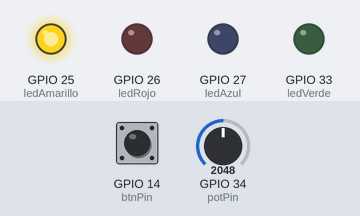
Bench run of a sketch on a simulated ESP32. On the bench: output pins drawn as LEDs (lit = HIGH). Dashed ring = blinking. The inputs (shaded band) are chosen by the test bench; at power-on: GPIO 34 (potPin) = 2048, GPIO 14 (btnPin) LOW. WiFi joins after 1.5 s; servers stay silent unless stated; what the sketch prints to the serial monitor is not drawn.

Above: at 2.7 s.
2.8 s: GPIO 34 (potPin) set to 1701
4.3 s: GPIO 34 (potPin) set to 1587
At 5.5 s:
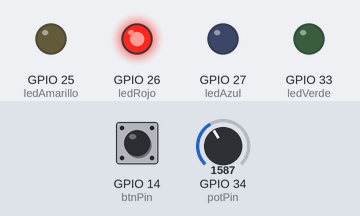
5.8 s: GPIO 34 (potPin) set to 3603
At 6.6 s:
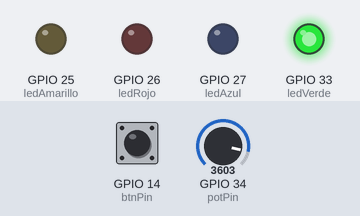
7.3 s: GPIO 14 (btnPin) pulled HIGH for 0.15 s
At 7.47 s:
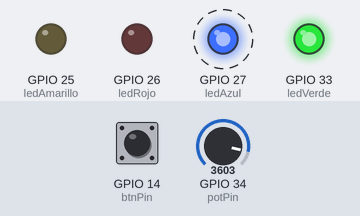
10.3 s: GPIO 34 (potPin) set to 2918
13.3 s: GPIO 34 (potPin) set to 2795
At 14.5 s:
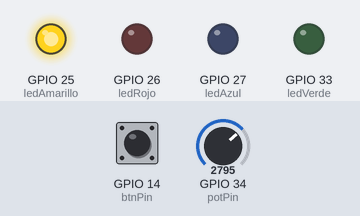
Timing chart, 0 to 15.9 s (numbered marks = the images above; inputs shaded):
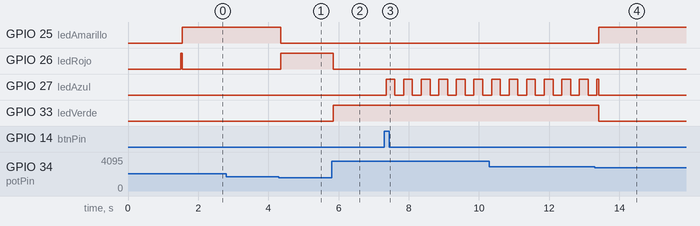

The sketch:

NodoCasa_Productor_JSON.ino
```cpp
#include <esp_now.h>
#include <WiFi.h>
#include <ArduinoJson.h>

const char* ssid = "WCueva1000";
const char* password = "Supertech";

// --- PINES HARDWARE ---
const int potPin = 34;
const int btnPin = 14;
const int ledRojo = 26;
const int ledAmarillo = 25;
const int ledVerde = 33;
const int ledAzul = 27;

// --- DIRECCIÓN BROADCAST UNIVERSAL ---
uint8_t broadcastAddress[] = {0xFF, 0xFF, 0xFF, 0xFF, 0xFF, 0xFF};

typedef struct {
    char payload[150];
} msj_q_t;

enum Estado { INSUFICIENTE, MEDIA, ALTA, OFERTANDO };
volatile Estado estadoActual = INSUFICIENTE;

QueueHandle_t colaMensajes;
SemaphoreHandle_t xMutex;

void OnDataRecv(const esp_now_recv_info *info, const uint8_t *incomingData, int len) {
    msj_q_t msjIn;
    int copyLen = (len < 149) ? len : 149;
    memcpy(msjIn.payload, incomingData, copyLen);
    msjIn.payload[copyLen] = '\0';
    xQueueSendFromISR(colaMensajes, &msjIn, NULL);
}

void TaskSensores(void *pvParameters) {
    bool estadoAnteriorBoton = LOW;
    unsigned long ultimoTiempoRebote = 0;
    unsigned long tiempoAnteriorPot = 0;
    int energiaActual = 0;

    for (;;) {
        unsigned long tiempoActual = millis();

        // 1. Leer Potenciómetro
        if (tiempoActual - tiempoAnteriorPot >= 100) {
            tiempoAnteriorPot = tiempoActual;
            energiaActual = map(analogRead(potPin), 0, 4095, 0, 100);

            if (xSemaphoreTake(xMutex, portMAX_DELAY)) {
                if (estadoActual != OFERTANDO) {
                    if (energiaActual < 40) estadoActual = INSUFICIENTE;
                    else if (energiaActual >= 40 && energiaActual < 70) estadoActual = MEDIA;
                    else if (energiaActual >= 70) estadoActual = ALTA;
                } else if (energiaActual < 70) {
                    estadoActual = MEDIA;

                    StaticJsonDocument<200> doc;
                    doc["nodo"] = "casa_01";
                    doc["energia_disponible"] = energiaActual;
                    doc["evento"] = "CANCELAR";

                    String output;
                    serializeJson(doc, output);
                    esp_now_send(broadcastAddress, (uint8_t *)output.c_str(), output.length() + 1);
                }
                xSemaphoreGive(xMutex);
            }
        }

        // 2. Leer Botón
        bool lecturaBoton = digitalRead(btnPin);
        if (lecturaBoton != estadoAnteriorBoton) {
            if (tiempoActual - ultimoTiempoRebote > 250) {
                if (lecturaBoton == HIGH) {
                    if (xSemaphoreTake(xMutex, portMAX_DELAY)) {
                        if (estadoActual == ALTA) {
                            estadoActual = OFERTANDO;

                            StaticJsonDocument<200> doc;
                            doc["nodo"] = "casa_01";
                            doc["energia_disponible"] = energiaActual;
                            doc["evento"] = "OFERTA_ACTIVA";

                            String output;
                            serializeJson(doc, output);
                            esp_now_send(broadcastAddress, (uint8_t *)output.c_str(), output.length() + 1);
                        }
                        xSemaphoreGive(xMutex);
                    }
                }
                ultimoTiempoRebote = tiempoActual;
            }
        }
        estadoAnteriorBoton = lecturaBoton;
        vTaskDelay(pdMS_TO_TICKS(10));
    }
}

void TaskLEDs(void *pvParameters) {
    unsigned long ultimoParpadeoAzul = 0;
    bool estadoAzul = LOW;

    for (;;) {
        Estado estadoLocal;
        if (xSemaphoreTake(xMutex, portMAX_DELAY)) {
            estadoLocal = estadoActual;
            xSemaphoreGive(xMutex);
        }

        digitalWrite(ledRojo, (estadoLocal == INSUFICIENTE) ? HIGH : LOW);
        digitalWrite(ledAmarillo, (estadoLocal == MEDIA) ? HIGH : LOW);
        digitalWrite(ledVerde, (estadoLocal == ALTA || estadoLocal == OFERTANDO) ? HIGH : LOW);

        if (estadoLocal == OFERTANDO) {
            if (millis() - ultimoParpadeoAzul >= 250) {
                ultimoParpadeoAzul = millis();
                estadoAzul = !estadoAzul;
                digitalWrite(ledAzul, estadoAzul);
            }
        } else {
            digitalWrite(ledAzul, LOW);
        }
        vTaskDelay(pdMS_TO_TICKS(50));
    }
}

void TaskMensajes(void *pvParameters) {
    msj_q_t msjIn;
    for (;;) {
        // Escucha el canal, pero solo reacciona si la alerta dice "COMPLETADA"
        if (xQueueReceive(colaMensajes, &msjIn, portMAX_DELAY)) {
            StaticJsonDocument<200> doc;
            DeserializationError error = deserializeJson(doc, msjIn.payload);

            if (!error) {
                const char* evento = doc["evento"];
                if (evento && strcmp(evento, "COMPLETADA") == 0) {
                    if (xSemaphoreTake(xMutex, portMAX_DELAY)) {
                        if (estadoActual == OFERTANDO) estadoActual = ALTA;
                        xSemaphoreGive(xMutex);
                    }
                }
            }
        }
    }
}

void setup() {
    pinMode(potPin, INPUT); pinMode(btnPin, INPUT);
    pinMode(ledRojo, OUTPUT); pinMode(ledAmarillo, OUTPUT);
    pinMode(ledVerde, OUTPUT); pinMode(ledAzul, OUTPUT);

WiFi.mode(WIFI_STA);
    WiFi.begin(ssid, password);

    // Pequeña espera para asegurar que el router le asigne el canal
    while (WiFi.status() != WL_CONNECTED) {
        delay(500);
        Serial.print(".");
    }
    Serial.println("\nConectado al Wi-Fi (Canal sincronizado)");

    esp_now_init();

    // Registramos la dirección de Broadcast
    esp_now_peer_info_t peerInfo = {};
    memcpy(peerInfo.peer_addr, broadcastAddress, 6);
    peerInfo.channel = 0;
    peerInfo.encrypt = false;
    esp_now_add_peer(&peerInfo);

    colaMensajes = xQueueCreate(5, sizeof(msj_q_t));
    xMutex = xSemaphoreCreateMutex();

    xTaskCreatePinnedToCore(TaskSensores, "Sensores", 3072, NULL, 1, NULL, 1);
    xTaskCreatePinnedToCore(TaskLEDs, "LEDs", 2048, NULL, 1, NULL, 1);
    xTaskCreatePinnedToCore(TaskMensajes, "Mensajes", 3072, NULL, 2, NULL, 0);
}

void loop() { vTaskDelete(NULL); }
```

Measured:
- the behaviour switches between 1638 and 1637 on GPIO 34 (potPin) (found by bisection; images 0 and 1)
- the behaviour switches between 2867 and 2866 on GPIO 34 (potPin) (found by bisection; images 3 and 4)
- after the input at 2.8 s, every drawn part: stays the same
- after the input at 4.3 s, GPIO 25 (ledAmarillo): HIGH → LOW after 0.05 s; GPIO 26 (ledRojo): LOW → HIGH after 0.05 s
- after the input at 5.8 s, GPIO 26 (ledRojo): HIGH → LOW after 0.05 s; GPIO 33 (ledVerde): LOW → HIGH after 0.05 s
- after the input at 7.3 s, GPIO 27 (ledAzul): alternates HIGH for 0.25 s and LOW for 0.25 s, starting after 0.05 s
- after the input at 13.3 s, GPIO 25 (ledAmarillo): LOW → HIGH after 0.11 s; GPIO 33 (ledVerde): HIGH → LOW after 0.11 s
